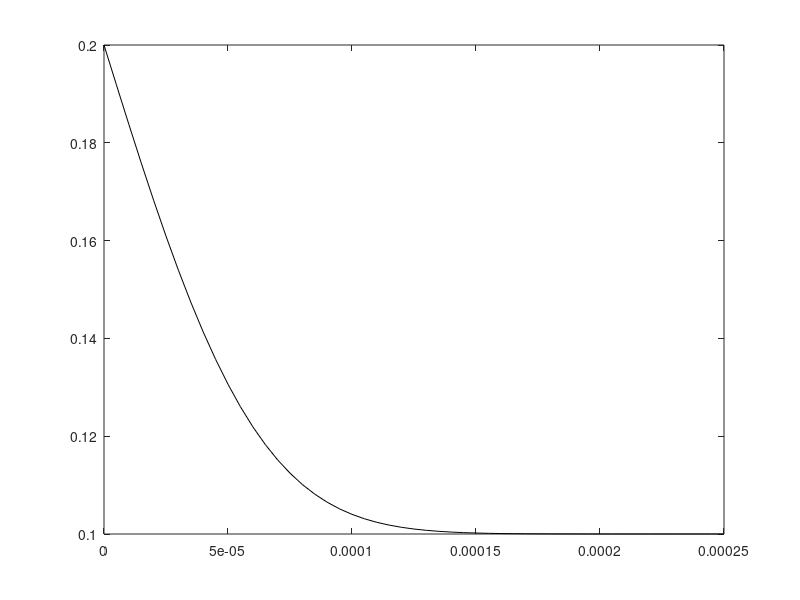

MATLAB code to generate this figure:
clc; clear; close all;

D=4e-11; %확산계수
L=2.5e-4; %전체 길이
Cs=0.2; % 표면농도
C0=0.1; %초기농도
dx=5.e-6;
dt=3e-1;
kk=D*dt/dx^2;
tm=100; % 최대 타임스텝

totalL=[0:dx:L];
xm=numel(totalL)
C=zeros(xm,tm);

%initial condition

for i=1:xm;
    C(i,1)=C0;
    if i==1
        C(i,1)=Cs;
    end
end

% calculation
for t=1:tm;
    % boundary conditoin
    C(1,t)= Cs; %경계조건
    C(xm,t)=C0; %경계조건
    for x=2:xm-1
        C(x,t+1)=kk*( C(x+1,t)-2*C(x,t)+C(x-1,t) )+C(x,t);
        % C0=C(x,t);
        % C1=C(x+1,t),
        % C2=C(x-1,t);
        % dc_dx=C1-2*C0+C2;
        % C(x,t+1)=kk*dc_dx+C0;

    end

end
plot(totalL,C(:,100),'k');

